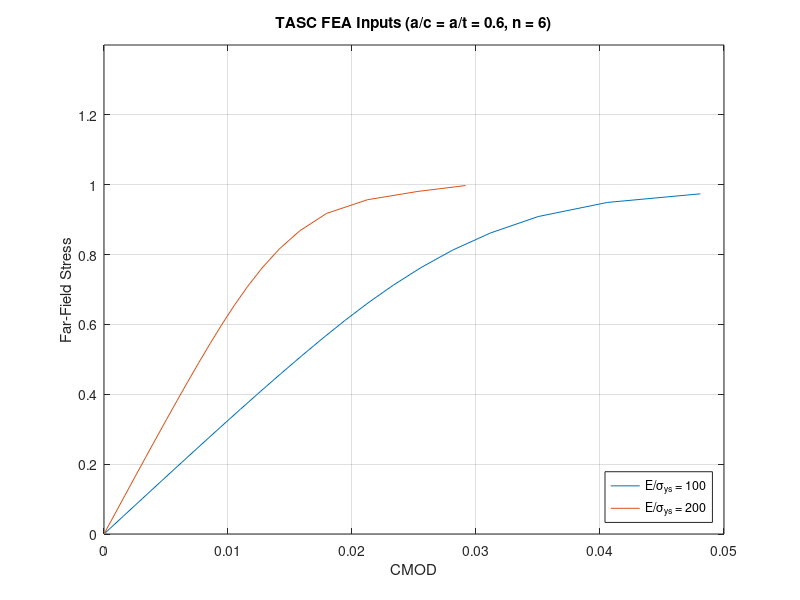
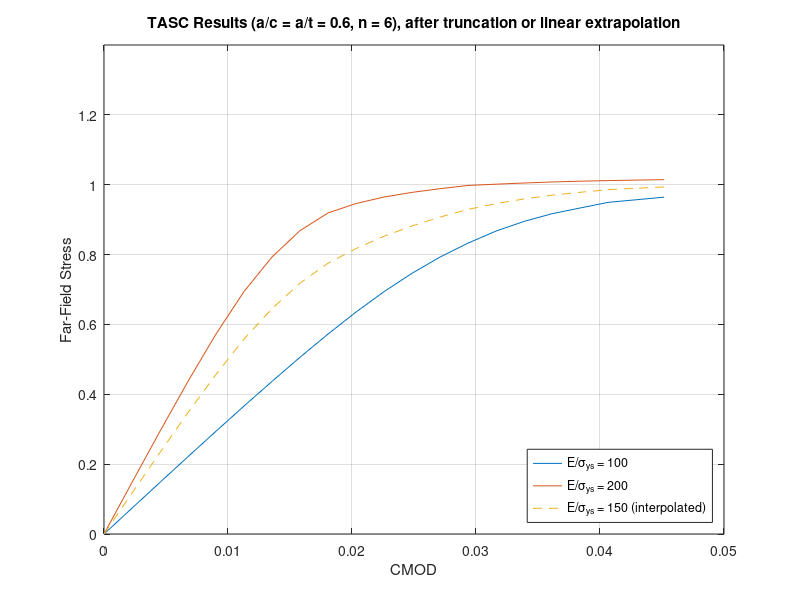
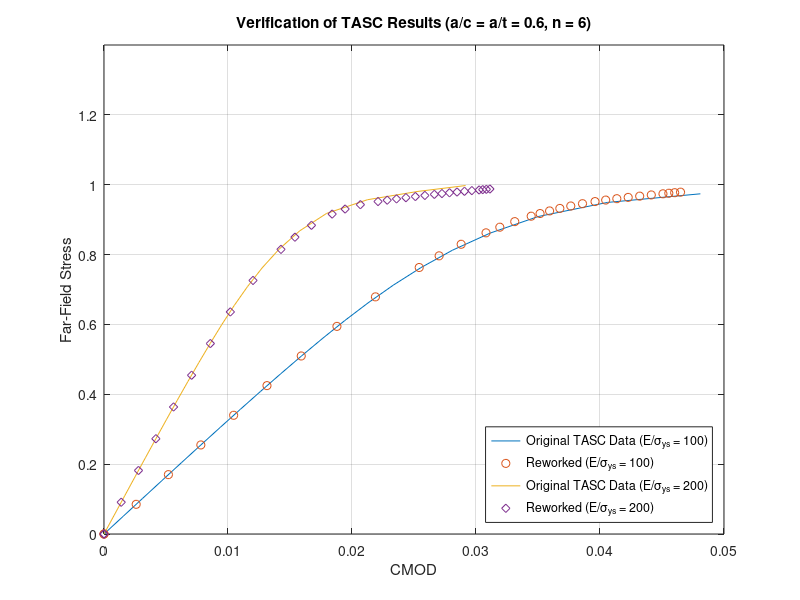
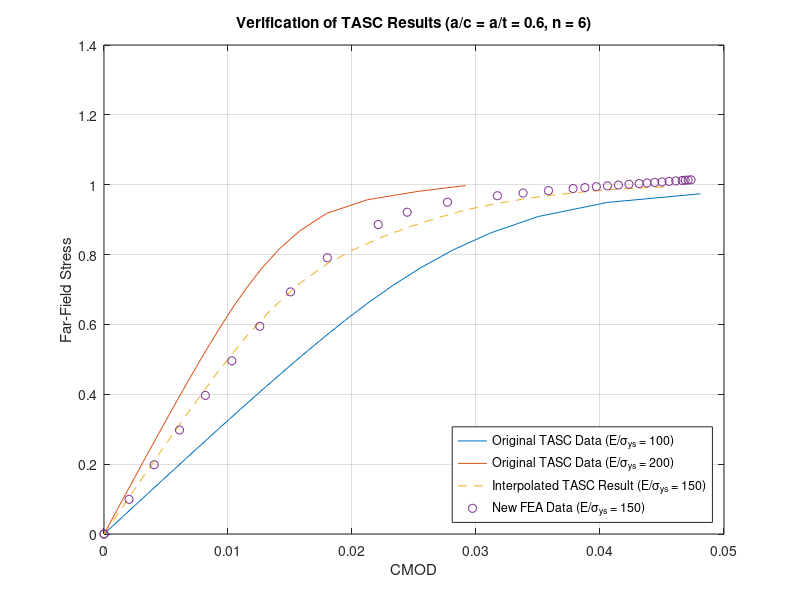

MATLAB code for these plots, in order:
clear
load('e100_raw.mat','e100_raw');
load('e200_raw.mat','e200_raw');
close all
plot([0 e100_raw.fea.CMOD],[0 e100_raw.fea.St_far]);
hold
plot([0 e200_raw.fea.CMOD],[0 e200_raw.fea.St_far]);
legend('E/\sigma_{ys} = 100', 'E/\sigma_{ys} = 200','location','southeast')
grid
xlabel('CMOD');
ylabel('Far-Field Stress');
title('TASC FEA Inputs (a/c = a/t = 0.6, n = 6)');
axis([0 0.05 0 1.4]);

e100=load('e100.mat');
e150=load('e150.mat');
e200=load('e200.mat');
figure;
plot([0 e100.save_result.fea.CMOD],[0; e100.save_result.fea.St_far])
hold
plot([0 e200.save_result.fea.CMOD],[0; e200.save_result.fea.St_far])
plot([0 e150.save_result.fea.CMOD],[0; e150.save_result.fea.St_far],'--')
legend('E/\sigma_{ys} = 100','E/\sigma_{ys} = 200','E/\sigma_{ys} = 150 (interpolated)','location','southeast')
grid
xlabel('CMOD');
ylabel('Far-Field Stress');
title('TASC Results (a/c = a/t = 0.6, n = 6), after truncation or linear extrapolation')
axis([0 0.05 0 1.4]);

e100_verification=load('e100_verification.mat');
e200_verification=load('e200_verification.mat');
figure;
plot([0 e100_raw.fea.CMOD],[0 e100_raw.fea.St_far]);
hold
plot([0; e100_verification.CMOD],[0; e100_verification.St_far],'o')
plot([0 e200_raw.fea.CMOD],[0 e200_raw.fea.St_far]);
plot([0; e200_verification.CMOD],[0; e200_verification.St_far],'d')
legend('Original TASC Data (E/\sigma_{ys} = 100)',...
    'Reworked (E/\sigma_{ys} = 100)',...
    'Original TASC Data (E/\sigma_{ys} = 200)',...
    'Reworked (E/\sigma_{ys} = 200)',...
    'location','southeast')
grid
xlabel('CMOD');
ylabel('Far-Field Stress');
title('Verification of TASC Results (a/c = a/t = 0.6, n = 6)')
axis([0 0.05 0 1.4]);

e150_verification=load('e150_2_verification.mat');
figure;
plot([0 e100_raw.fea.CMOD],[0 e100_raw.fea.St_far]);
hold
plot([0 e200_raw.fea.CMOD],[0 e200_raw.fea.St_far]);
plot([0 e150.save_result.fea.CMOD],[0; e150.save_result.fea.St_far],'--')
plot([0; e150_verification.CMOD],[0; e150_verification.St_far],'o');
grid
xlabel('CMOD');
ylabel('Far-Field Stress');
title('Verification of TASC Results (a/c = a/t = 0.6, n = 6)')
legend('Original TASC Data (E/\sigma_{ys} = 100)',...
    'Original TASC Data (E/\sigma_{ys} = 200)',...
    'Interpolated TASC Result (E/\sigma_{ys} = 150)',...
    'New FEA Data (E/\sigma_{ys} = 150)',...
    'location','southeast')
